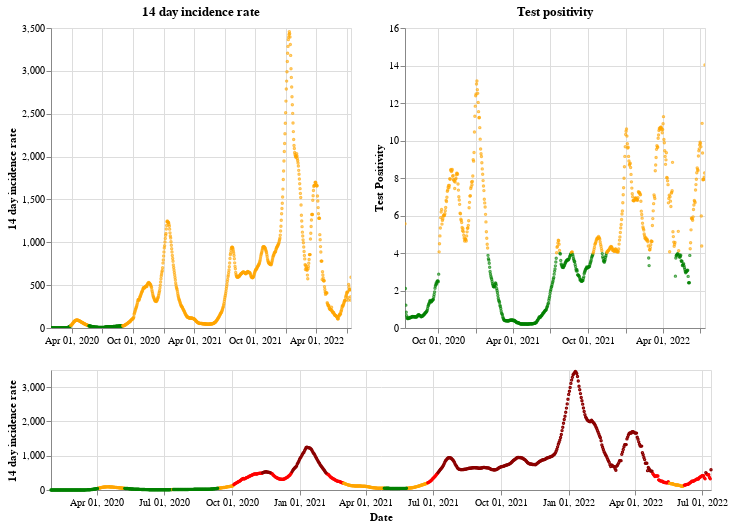

The notebook cell this image was saved under:
### Markdown cell above
## England

### Code cell
plot_traffic_light('England')

### Figure 1 — Vega-Lite specification as saved in the notebook (floating-point values rounded to 4 significant figures; data arrays with more than 128 entries replaced by an {"elided": "..."} marker saying what was removed)
{"config": {"view": {"continuousWidth": 400, "continuousHeight": 300}}, "vconcat": [{"hconcat": [{"mark": {"type": "point", "size": 2}, "encoding": {"color": {"condition": {"value": "green", "test": "(datum.twoWeeklyCasesRate <= 25)"}, "value": "orange"}, "tooltip": [{"type": "nominal", "field": "areaName"}, {"type": "temporal", "field": "date"}, {"type": "quantitative", "field": "twoWeeklyCasesRate"}, {"type": "quantitative", "field": "testPositivity"}], "x": {"type": "temporal", "axis": {"title": ""}, "field": "date", "scale": {"domain": {"selection": "DateBrush"}}, "timeUnit": "yearmonthdate"}, "y": {"type": "quantitative", "axis": {"title": "14 day incidence rate"}, "field": "twoWeeklyCasesRate"}}, "title": "14 day incidence rate", "width": 300}, {"mark": {"type": "point", "size": 2}, "encoding": {"color": {"condition": {"value": "green", "test": "(datum.testPositivity <= 4)"}, "value": "orange"}, "tooltip": [{"type": "nominal", "field": "areaName"}, {"type": "temporal", "field": "date"}, {"type": "quantitative", "field": "twoWeeklyCasesRate"}, {"type": "quantitative", "field": "testPositivity"}], "x": {"type": "temporal", "axis": {"title": ""}, "field": "date", "scale": {"domain": {"selection": "DateBrush"}}, "timeUnit": "yearmonthdate"}, "y": {"type": "quantitative", "axis": {"title": "Test Positivity"}, "field": "testPositivity"}}, "title": "Test positivity", "width": 300}]}, {"layer": [{"mark": {"type": "point", "size": 2}, "encoding": {"color": {"condition": {"value": "orange", "test": "(((datum.testPositivity < 4) && (datum.twoWeeklyCasesRate >= 50)) && (datum.twoWeeklyCasesRate < 200))"}, "value": "red"}, "opacity": {"condition": {"value": 1, "test": "((datum.twoWeeklyCasesRate >= 50) && (datum.twoWeeklyCasesRate < 500))"}, "value": 0}, "tooltip": [{"type": "nominal", "field": "areaName"}, {"type": "temporal", "field": "date"}, {"type": "quantitative", "field": "twoWeeklyCasesRate"}, {"type": "quantitative", "field": "testPositivity"}], "x": {"type": "temporal", "axis": {"title": "Date"}, "field": "date", "timeUnit": "yearmonthdate"}, "y": {"type": "quantitative", "axis": {"title": "14 day incidence rate"}, "field": "twoWeeklyCasesRate"}}, "selection": {"DateBrush": {"type": "interval", "encodings": ["x"], "fields": ["Time"]}}}, {"mark": {"type": "point", "size": 2}, "encoding": {"color": {"value": "darkred"}, "opacity": {"condition": {"value": 1, "test": "(datum.twoWeeklyCasesRate >= 500)"}, "value": 0}, "tooltip": [{"type": "nominal", "field": "areaName"}, {"type": "temporal", "field": "date"}, {"type": "quantitative", "field": "twoWeeklyCasesRate"}, {"type": "quantitative", "field": "testPositivity"}], "x": {"type": "temporal", "axis": {"title": "Date"}, "field": "date", "timeUnit": "yearmonthdate"}, "y": {"type": "quantitative", "axis": {"title": "14 day incidence rate"}, "field": "twoWeeklyCasesRate"}}}, {"mark": {"type": "point", "size": 2}, "encoding": {"color": {"condition": {"value": "green", "test": "((datum.testPositivity < 4) && (datum.twoWeeklyCasesRate < 50))"}, "value": "orange"}, "opacity": {"condition": {"value": 1, "test": "(datum.twoWeeklyCasesRate < 50)"}, "value": 0}, "tooltip": [{"type": "nominal", "field": "areaName"}, {"type": "temporal", "field": "date"}, {"type": "quantitative", "field": "twoWeeklyCasesRate"}, {"type": "quantitative", "field": "testPositivity"}], "x": {"type": "temporal", "axis": {"title": "Date"}, "field": "date", "timeUnit": "yearmonthdate"}, "y": {"type": "quantitative", "axis": {"title": "14 day incidence rate"}, "field": "twoWeeklyCasesRate"}}}], "height": 120, "width": 660}], "data": {"name": "data-64a6007196d503eabd09a5252e9f38d4"}, "$schema": "https://vega.github.io/schema/vega-lite/v4.8.1.json", "datasets": {"data-64a6007196d503eabd09a5252e9f38d4": {"elided": "896 records"}}}
